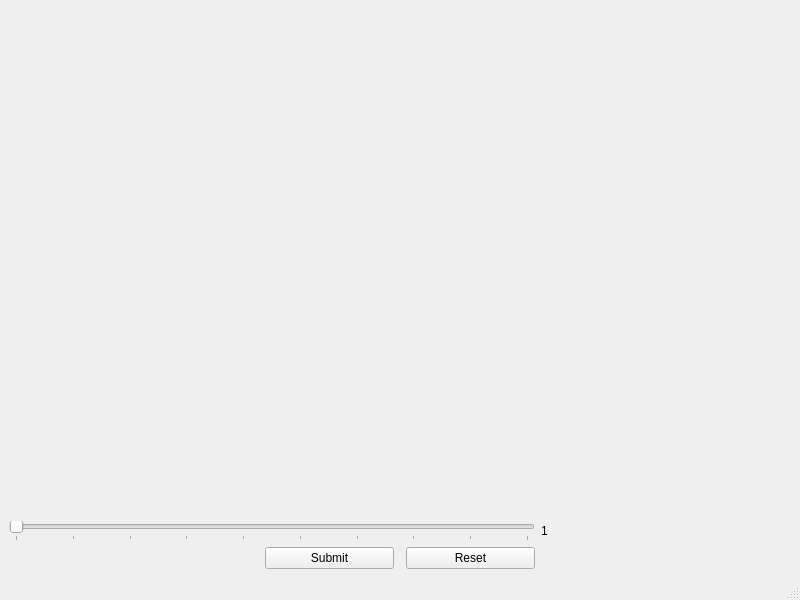
<?xml version="1.0" encoding="UTF-8"?>
<ui version="4.0">
 <class>MainWindow</class>
 <widget class="QMainWindow" name="MainWindow">
  <property name="geometry">
   <rect>
    <x>0</x>
    <y>0</y>
    <width>800</width>
    <height>600</height>
   </rect>
  </property>
  <property name="windowTitle">
   <string>MainWindow</string>
  </property>
  <widget class="QWidget" name="centralwidget">
   <layout class="QGridLayout" name="gridLayout">
    <item row="2" column="0">
     <spacer name="horizontalSpacer">
      <property name="orientation">
       <enum>Qt::Horizontal</enum>
      </property>
      <property name="sizeType">
       <enum>QSizePolicy::Maximum</enum>
      </property>
      <property name="sizeHint" stdset="0">
       <size>
        <width>250</width>
        <height>20</height>
       </size>
      </property>
     </spacer>
    </item>
    <item row="2" column="3">
     <widget class="QPushButton" name="reset_button">
      <property name="sizePolicy">
       <sizepolicy hsizetype="Expanding" vsizetype="Fixed">
        <horstretch>0</horstretch>
        <verstretch>0</verstretch>
       </sizepolicy>
      </property>
      <property name="text">
       <string>Reset</string>
      </property>
     </widget>
    </item>
    <item row="2" column="4">
     <spacer name="horizontalSpacer_2">
      <property name="orientation">
       <enum>Qt::Horizontal</enum>
      </property>
      <property name="sizeType">
       <enum>QSizePolicy::Maximum</enum>
      </property>
      <property name="sizeHint" stdset="0">
       <size>
        <width>250</width>
        <height>20</height>
       </size>
      </property>
     </spacer>
    </item>
    <item row="1" column="4">
     <widget class="QLabel" name="slider_label">
      <property name="text">
       <string>1</string>
      </property>
     </widget>
    </item>
    <item row="1" column="0" colspan="4">
     <widget class="QSlider" name="slider">
      <property name="maximum">
       <number>9</number>
      </property>
      <property name="pageStep">
       <number>10</number>
      </property>
      <property name="value">
       <number>0</number>
      </property>
      <property name="orientation">
       <enum>Qt::Horizontal</enum>
      </property>
      <property name="tickPosition">
       <enum>QSlider::TicksBelow</enum>
      </property>
      <property name="tickInterval">
       <number>1</number>
      </property>
     </widget>
    </item>
    <item row="2" column="1">
     <widget class="QPushButton" name="submit_button">
      <property name="sizePolicy">
       <sizepolicy hsizetype="Expanding" vsizetype="Fixed">
        <horstretch>0</horstretch>
        <verstretch>0</verstretch>
       </sizepolicy>
      </property>
      <property name="text">
       <string>Submit</string>
      </property>
     </widget>
    </item>
    <item row="0" column="0" colspan="5">
     <widget class="QWidget" name="widget" native="true"/>
    </item>
   </layout>
  </widget>
  <widget class="QMenuBar" name="menubar">
   <property name="geometry">
    <rect>
     <x>0</x>
     <y>0</y>
     <width>800</width>
     <height>24</height>
    </rect>
   </property>
  </widget>
  <widget class="QStatusBar" name="statusbar"/>
 </widget>
 <resources/>
 <connections/>
</ui>
